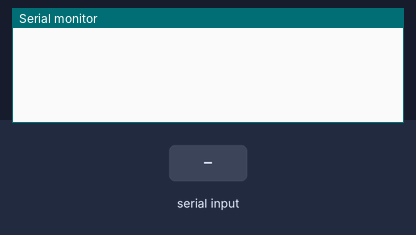
The sketch below on a simulated Arduino Uno, built with avr-gcc and run on an emulated ATmega328P. On the bench: the last lines printed to the serial monitor. Inputs (shaded band) come from the test bench.

Above: at 1.2 s.
1.3 s: "ON\n" received over the second serial link
At 2.2 s:
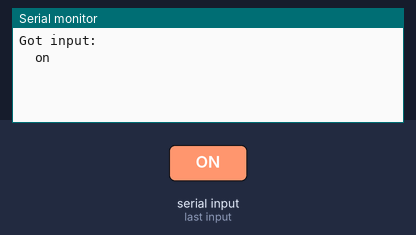
2.8 s: "1\n" received over the second serial link
At 3.3 s:
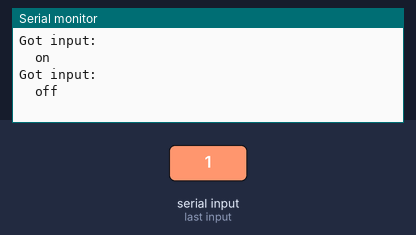

Measured:
- after the input at 1.3 s, the serial monitor: prints a new line at once (image 1)
- after the input at 2.8 s, the serial monitor: prints a new line at once (image 2)

The sketch:

hm10test.ino
```cpp
#include <SoftwareSerial.h>
#define LED_PIN 13

SoftwareSerial mySerial(0, 1); // RX, TX
// Connect HM10      Arduino Uno
//     Pin 1/TXD          Pin 7
//     Pin 2/RXD          Pin 8
bool blinking = false;

void setup() {
  Serial.begin(9600);
  // If the baudrate of the HM-10 module has been updated,
  // you may need to change 9600 by another value
  // Once you have found the correct baudrate,
  // you can update it using AT+BAUDx command
  // e.g. AT+BAUD0 for 9600 bauds
  mySerial.begin(9600);
}

void loop() {
  String c;

  if (mySerial.available()) {
    c = mySerial.readStringUntil('\n');
    Serial.println("Got input:");
    if (c == "ON")
    {
      // Non-zero input means "turn on LED".
      Serial.println("  on");
      digitalWrite(LED_PIN, HIGH);
      blinking = false;
    } else if( c == "BLINK" ) {
       blinking = true;
    }
    else
    {
      // Input value zero means "turn off LED".
      Serial.println("  off");
      digitalWrite(LED_PIN, LOW);
      blinking = false;
    }
  }

  if( blinking ) {
    digitalWrite(LED_PIN, HIGH);
    delay(200);
    digitalWrite(LED_PIN, LOW);
    delay(300);
  }
}
```
